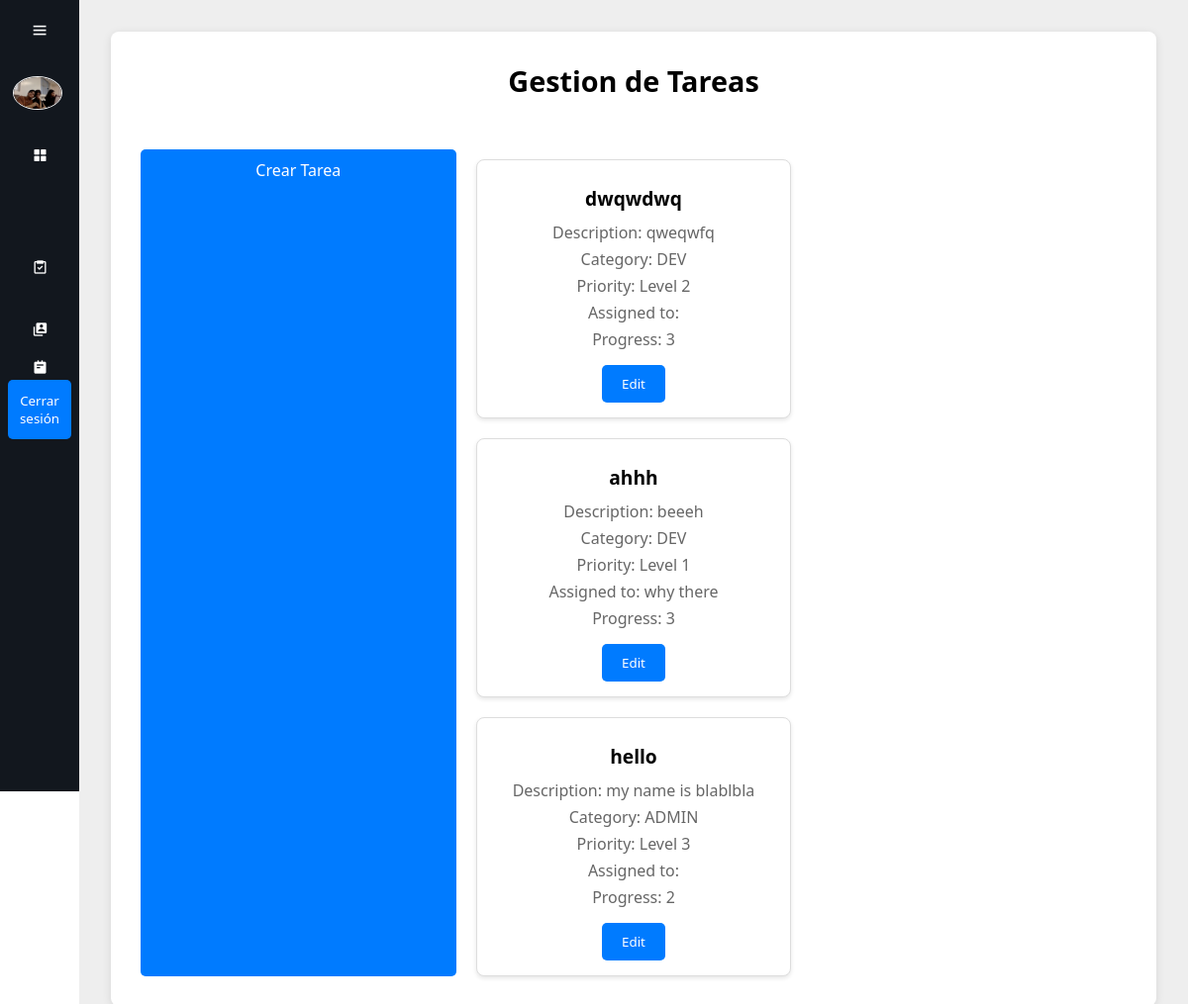
The page /gestion-tareas/ (signed in) on the database its author committed.
### tasks/models.py (models this page shows, shortened)
class Tasks(models.Model):
    class Urgency (models.IntegerChoices):
        LV1 = 1, "Level 1"
        LV2 = 2, "Level 2"
        LV3 = 3, "Level 3"
        LV4 = 4, "Level 4"
        LV5 = 5, "Level 5"
    class Completion (models.IntegerChoices):
        Completed = 1, "Completed"
        Incomplete = 2, "Incomplete"
        NotStarted = 3, "Not started"
    Categories = {
        ("TECH", "Tecnologico"),
        ("ADMIN", "Administrativo"),
        ("DEV", "Desarrollo"),
        ("TEAM", "WorkMate Internal"),
        ("OTHER", "Otro/No Listado")
    }
    title = models.TextField(max_length = 300, blank=False)
    description = models.TextField(max_length = 600, blank=False)
    category = models.CharField(max_length = 20,choices=Categories)
    priority = models.IntegerField(default=Urgency.LV1, choices=Urgency, blank=False)
    notes = models.TextField(max_length = 300, blank=True)
    user = models.ForeignKey(workmateUser, on_delete=models.CASCADE)
    progress = models.IntegerField(default=Completion.NotStarted, choices=Completion, blank=False)

### workmates/models.py (models this page shows)
class workmateUser(AbstractUser):
    email = models.EmailField(unique=True)
    description = models.CharField(max_length=600, default='', blank=True)
    def __str__(self):
        return self.username

### base/views.py (the view)
# urls.py: path("gestion-tareas/", views.gestion_tareas, name="gestion_tareas"),
@login_required
def gestion_tareas(request):
    tasks = Tasks.objects.all()  # Fetch all tasks
    if request.method == 'POST':
        task_id = request.POST.get('task_id')
        task = get_object_or_404(Tasks, id=task_id)
        form = WorkmateTaskCreationForm(request.POST, instance=task)
        if form.is_valid():
            form.save()
            messages.success(request, 'Task updated successfully!')
            return redirect('base:gestion_tareas')
    else:
        form = WorkmateTaskCreationForm()
    return render(request, "gestion-tareas.html", {'tasks': tasks, 'form': form})

### base/templates/gestion-tareas.html (shortened to what this page needs)
{% load static %}
<html lang="en">
  <head>
    <link rel="stylesheet" href="{% static 'css/dashboard.css' %}">
    <link href="https://unpkg.com/boxicons@2.1.4/css/boxicons.min.css" rel="stylesheet">
  </head>
  <body>
    <div class="sidebar">
      <div class="top">
        <i class="bx bx-menu" id="btn"></i>
      </div>
      <div class="user">
        <img src="{% static "user-img.jpg" %}" alt="me" class="user-img">
        <div>
        </div>
      </div>
      <ul>
        <li>
          <a href="/">
            <i class="bx bxs-grid-alt"></i>
          </a>
        </li>
        <li>
          <a href="/gestion-tareas/">
            <i class="bx bx-task"></i>
          </a>
        </li>
        <li>
          <a href="/gestion-usuarios/">
            <i class="bx bxs-user-account"></i>
          </a>
        </li>
        <li>
          <a href="/mis-tareas/">
            <i class="bx bxs-notepad"></i>
          </a>
        </li>
        <li>
          <form method="POST" action="{% url 'base:logout' %}" class="logout-form">
            <button type="submit" aria-label="Logout">Cerrar sesión</button>
          </form>
        </li>
      </ul>
    </div>
    <div class="main-content">
      <div class="container">
          <h1>Gestion de Tareas</h1>
          <a href="{% url 'base:crear-tarea' %}" class="edit-btn">Crear Tarea</a>
          <div class="user-grid">
              {% for task in tasks %}
              <div class="user-card">
                  <h3>{{ task.title }}</h3>
                  <p> Description: {{ task.description }}</p>
                  <p> Category: {{ task.category }}</p>
                  <p> Priority: Level {{ task.priority }}</p>
                  <p> Assigned to: {{ task.user.first_name }} {{ task.user.last_name }}</p>
                  <p> Progress: {{ task.progress }}</p>
                  <button class="edit-btn" onclick="openEditPane({{ task.id }})">Edit</button>
              </div>
              {% empty %}
              <h3>No tasks available</h3>
              {% endfor %}
          </div>
      </div>
  </div>
  </body>
</html>

### base/static/css/dashboard.css (style rules this page uses)
* { margin: 0; padding: 0; box-sizing: border-box; font-family: 'Segoe UI', Tahoma, Geneva, Verdana, sans-serif; }
.user-img { width: 50px; border-radius: 100%; border: 1px solid #eee; }
.sidebar { position: absolute; top: 0; left: 0; height: 100vh; width: 80px; background-color: #12171e; padding: 0.4rem 0.8rem; transition: all 0.5s ease; }
.sidebar #btn { position: absolute; color: #fff; top: .4rem; left: 50%; font-size: 1.2rem; line-height: 50px; transform: translateX(-50%); cursor: pointer; }
.user { display: flex; align-items: center; margin: 1rem 0; }
.sidebar ul li { position: relative; list-style-type: none; height: 50px; width: 90%; margin: 0.8rem auto; line-height: 50px; }
.sidebar ul li a { color: #fff; display: flex; align-items: center; text-decoration: none; border-radius: 0.8rem; }
.sidebar ul li a i { min-width: 50px; text-align: center; height: 50px; border-radius: 12px; line-height: 50px; }
.main-content { position: relative; background-color: #eee; min-height: 100vh; top: 0; left: 80px; transition: all 0.5s ease; width: calc(100% - 80px); padding: 1rem; }
.user-grid { display: grid; grid-template-columns: repeat(auto-fill, minmax(250px, 1fr)); gap: 20px; margin-top: 20px; }
.user-card { background-color: #fff; border: 1px solid #ddd; border-radius: 8px; padding: 15px; text-align: center; box-shadow: 0 2px 4px rgba(0, 0, 0, 0.1); }
.user-card h3 { margin: 10px 0; font-size: 1.2em; }
.user-card p { margin: 5px 0; color: #666; }
.main-content { position: relative; background-color: #eee; min-height: 100vh; top: 0; left: 80px; transition: all 0.5s ease; width: calc(100% - 80px); padding: 2rem; display: flex; justify-content: center; align-items: flex-start; }
.container { display: grid; gap: 20px; grid-template-columns: repeat(auto-fill, minmax(300px, 1fr)); max-width: 1200px; width: 100%; background-color: #fff; padding: 30px; border-radius: 8px; box-shadow: 0 2px 10px rgba(0, 0, 0, 0.1); }
h1 { grid-column: 1 / -1; font-size: 1.8rem; margin-bottom: 20px; text-align: center; }
form { grid-column: 1 / -1; display: flex; flex-direction: column; gap: 15px; }
button { align-self: center; padding: 10px 20px; background-color: #007bff; color: #fff; border: none; border-radius: 4px; cursor: pointer; }
a { text-align: center; color: #007bff; text-decoration: none; font-weight: 500; }
.edit-btn { background-color: #007bff; color: white; border: none; padding: 10px 20px; cursor: pointer; border-radius: 5px; margin-top: 10px; transition: background-color 0.3s ease; }
form { display: flex; flex-direction: column; gap: 10px; }
form input[type="submit"], form button { background-color: #007bff; color: white; padding: 12px; border: none; border-radius: 5px; cursor: pointer; }

### rows shown on the page
Tasks: title "dwqwdwq", description "qweqwfq", category "DEV", priority "2", progress "3"
Tasks: title "ahhh", description "beeeh", category "DEV", priority "1", user.first_name "why", user.last_name "there", progress "3"
Tasks: title "hello", description "my name is blablbla", category "ADMIN", priority "3", progress "2"
